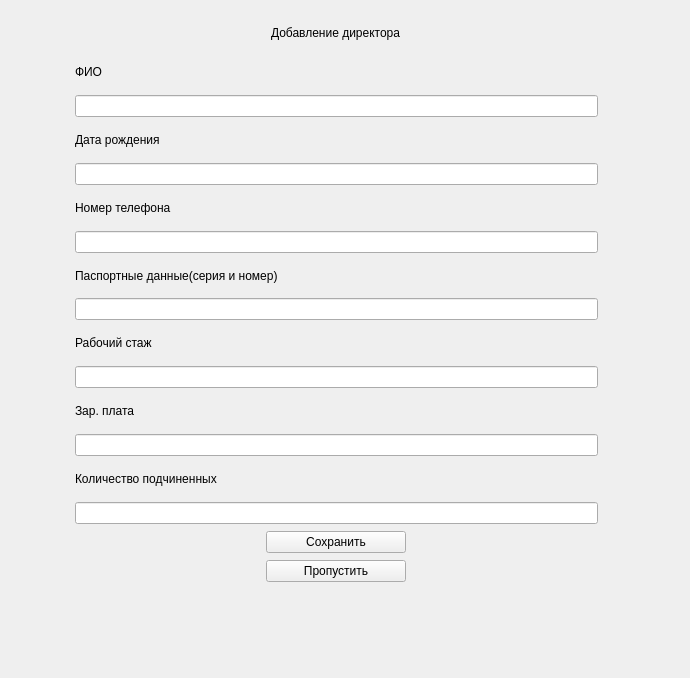
<?xml version="1.0" encoding="UTF-8"?>
<ui version="4.0">
 <class>AddDirector</class>
 <widget class="QDialog" name="AddDirector">
  <property name="geometry">
   <rect>
    <x>0</x>
    <y>0</y>
    <width>690</width>
    <height>678</height>
   </rect>
  </property>
  <property name="windowTitle">
   <string>Dialog</string>
  </property>
  <widget class="QWidget" name="gridLayoutWidget">
   <property name="geometry">
    <rect>
     <x>60</x>
     <y>10</y>
     <width>553</width>
     <height>621</height>
    </rect>
   </property>
   <layout class="QGridLayout" name="gridLayout">
    <property name="leftMargin">
     <number>15</number>
    </property>
    <property name="topMargin">
     <number>7</number>
    </property>
    <property name="rightMargin">
     <number>15</number>
    </property>
    <property name="bottomMargin">
     <number>10</number>
    </property>
    <property name="verticalSpacing">
     <number>7</number>
    </property>
    <item row="4" column="0">
     <widget class="CustomLineEdit" name="lineEdit_Birth"/>
    </item>
    <item row="9" column="0">
     <widget class="QLabel" name="label_5">
      <property name="text">
       <string>Рабочий стаж</string>
      </property>
     </widget>
    </item>
    <item row="16" column="0" alignment="Qt::AlignmentFlag::AlignHCenter">
     <widget class="QPushButton" name="SkipButton">
      <property name="minimumSize">
       <size>
        <width>140</width>
        <height>0</height>
       </size>
      </property>
      <property name="text">
       <string>Пропустить</string>
      </property>
      <property name="autoDefault">
       <bool>false</bool>
      </property>
     </widget>
    </item>
    <item row="14" column="0">
     <widget class="CustomLineEdit" name="lineEdit_Wards"/>
    </item>
    <item row="5" column="0">
     <widget class="QLabel" name="label_3">
      <property name="text">
       <string>Номер телефона</string>
      </property>
     </widget>
    </item>
    <item row="12" column="0">
     <widget class="CustomLineEdit" name="lineEdit_Salary"/>
    </item>
    <item row="1" column="0">
     <widget class="QLabel" name="label">
      <property name="text">
       <string>ФИО</string>
      </property>
     </widget>
    </item>
    <item row="15" column="0" alignment="Qt::AlignmentFlag::AlignHCenter">
     <widget class="QPushButton" name="SaveButton">
      <property name="sizePolicy">
       <sizepolicy hsizetype="Minimum" vsizetype="Fixed">
        <horstretch>0</horstretch>
        <verstretch>0</verstretch>
       </sizepolicy>
      </property>
      <property name="minimumSize">
       <size>
        <width>140</width>
        <height>0</height>
       </size>
      </property>
      <property name="text">
       <string>Сохранить</string>
      </property>
      <property name="autoDefault">
       <bool>false</bool>
      </property>
     </widget>
    </item>
    <item row="7" column="0">
     <widget class="QLabel" name="label_4">
      <property name="text">
       <string>Паспортные данные(серия и номер)</string>
      </property>
     </widget>
    </item>
    <item row="8" column="0">
     <widget class="CustomLineEdit" name="lineEdit_Pasport"/>
    </item>
    <item row="11" column="0">
     <widget class="QLabel" name="label_6">
      <property name="text">
       <string>Зар. плата</string>
      </property>
     </widget>
    </item>
    <item row="6" column="0">
     <widget class="CustomLineEdit" name="lineEdit_Phone"/>
    </item>
    <item row="0" column="0" alignment="Qt::AlignmentFlag::AlignHCenter">
     <widget class="QLabel" name="label_10">
      <property name="styleSheet">
       <string notr="true">font: 700 22pt &quot;Segoe UI&quot;;</string>
      </property>
      <property name="text">
       <string>Добавление директора</string>
      </property>
     </widget>
    </item>
    <item row="10" column="0">
     <widget class="CustomLineEdit" name="lineEdit_WA"/>
    </item>
    <item row="2" column="0">
     <widget class="CustomLineEdit" name="lineEdit_FIO"/>
    </item>
    <item row="3" column="0">
     <widget class="QLabel" name="label_2">
      <property name="text">
       <string>Дата рождения</string>
      </property>
     </widget>
    </item>
    <item row="13" column="0">
     <widget class="QLabel" name="label_7">
      <property name="text">
       <string>Количество подчиненных</string>
      </property>
     </widget>
    </item>
    <item row="17" column="0" alignment="Qt::AlignmentFlag::AlignHCenter">
     <widget class="QLabel" name="label_8">
      <property name="text">
       <string/>
      </property>
     </widget>
    </item>
   </layout>
  </widget>
 </widget>
 <customwidgets>
  <customwidget>
   <class>CustomLineEdit</class>
   <extends>QLineEdit</extends>
   <header>addingworker.h</header>
  </customwidget>
 </customwidgets>
 <resources/>
 <connections/>
</ui>
